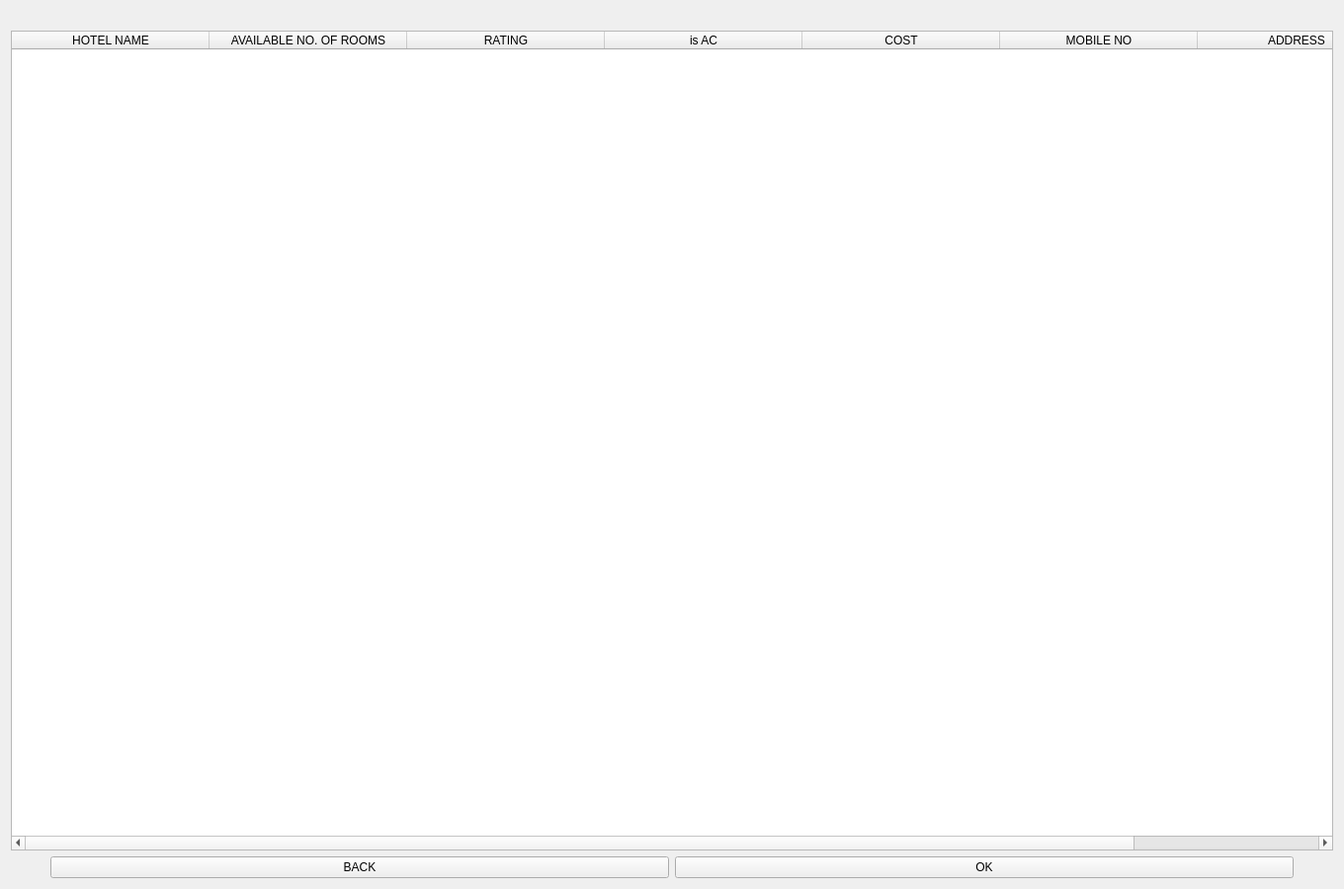
<?xml version="1.0" encoding="UTF-8"?>
<ui version="4.0">
 <class>Form</class>
 <widget class="QWidget" name="Form">
  <property name="geometry">
   <rect>
    <x>0</x>
    <y>0</y>
    <width>1360</width>
    <height>900</height>
   </rect>
  </property>
  <property name="windowTitle">
   <string>Hotels</string>
  </property>
  <layout class="QVBoxLayout" name="verticalLayout">
   <item>
    <widget class="QLabel" name="banner">
     <property name="sizePolicy">
      <sizepolicy hsizetype="Preferred" vsizetype="Preferred">
       <horstretch>0</horstretch>
       <verstretch>0</verstretch>
      </sizepolicy>
     </property>
     <property name="text">
      <string/>
     </property>
     <property name="pixmap">
      <pixmap>ImageFile/hotel.gif</pixmap>
     </property>
     <property name="scaledContents">
      <bool>true</bool>
     </property>
    </widget>
   </item>
   <item>
    <widget class="QTableWidget" name="tableWidget">
     <attribute name="horizontalHeaderCascadingSectionResizes">
      <bool>false</bool>
     </attribute>
     <attribute name="horizontalHeaderDefaultSectionSize">
      <number>200</number>
     </attribute>
     <column>
      <property name="text">
       <string>HOTEL NAME</string>
      </property>
     </column>
     <column>
      <property name="text">
       <string>AVAILABLE NO. OF ROOMS</string>
      </property>
     </column>
     <column>
      <property name="text">
       <string>RATING</string>
      </property>
     </column>
     <column>
      <property name="text">
       <string>is AC</string>
      </property>
     </column>
     <column>
      <property name="text">
       <string>COST</string>
      </property>
     </column>
     <column>
      <property name="text">
       <string>MOBILE NO</string>
      </property>
     </column>
     <column>
      <property name="text">
       <string>ADDRESS</string>
      </property>
     </column>
    </widget>
   </item>
   <item>
    <layout class="QHBoxLayout" name="horizontalLayout">
     <item>
      <spacer name="horizontalSpacer_2">
       <property name="orientation">
        <enum>Qt::Horizontal</enum>
       </property>
       <property name="sizeType">
        <enum>QSizePolicy::Fixed</enum>
       </property>
       <property name="sizeHint" stdset="0">
        <size>
         <width>40</width>
         <height>20</height>
        </size>
       </property>
      </spacer>
     </item>
     <item>
      <widget class="QPushButton" name="backbtn">
       <property name="text">
        <string>BACK</string>
       </property>
      </widget>
     </item>
     <item>
      <widget class="QPushButton" name="okbtn">
       <property name="text">
        <string>OK</string>
       </property>
       <property name="autoDefault">
        <bool>true</bool>
       </property>
       <property name="default">
        <bool>false</bool>
       </property>
      </widget>
     </item>
     <item>
      <spacer name="horizontalSpacer">
       <property name="orientation">
        <enum>Qt::Horizontal</enum>
       </property>
       <property name="sizeType">
        <enum>QSizePolicy::Fixed</enum>
       </property>
       <property name="sizeHint" stdset="0">
        <size>
         <width>40</width>
         <height>20</height>
        </size>
       </property>
      </spacer>
     </item>
    </layout>
   </item>
  </layout>
 </widget>
 <resources/>
 <connections/>
</ui>
